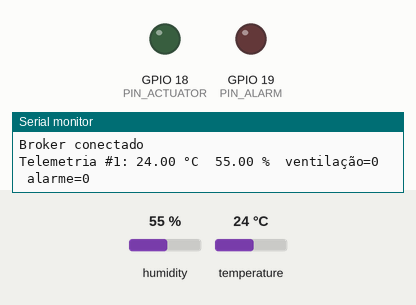
The program below on a simulated ESP32. Parts: output pins drawn as LEDs (lit = HIGH), the last lines printed to the serial monitor. The inputs (shaded band) are chosen by the test bench; at power-on: humidity 55 %, temperature 24 °C. WiFi joins after 1.5 s; servers stay silent unless stated; the local clock reads 2024-03-15 10:24:30 at power-on unless the program sets it; random numbers use the default seed unless the program sets one; EEPROM starts erased; no MQTT or app messages arrive unless stated.

Above: at 2.8 s.
2.9 s: humidity set to 31 %
12.8 s: humidity set to 28 %
At 14.6 s:
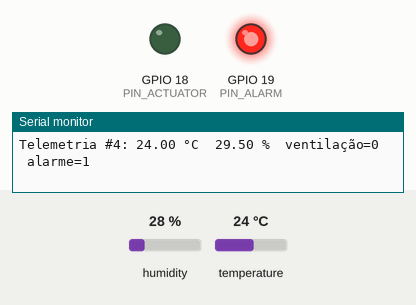
18.5 s: humidity set to 40 %
At 22.4 s:
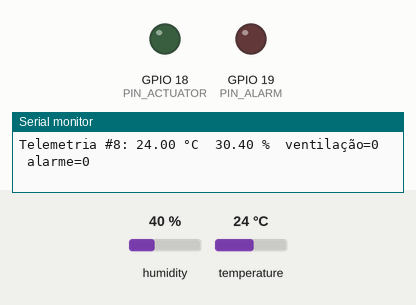
23.5 s: humidity set to 22 %
At 31.4 s:
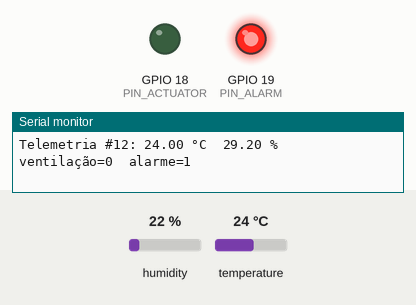
Timing chart, 0 to 32.5 s (numbered marks = the images above; inputs shaded):
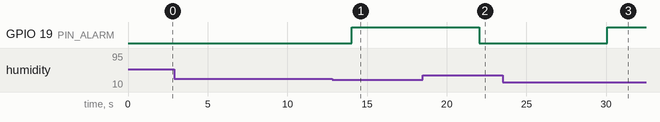

Measured:
- the behaviour switches between 30 and 29 % on humidity (found by bisection; images 0 and 1)
- after the input at 12.8 s, GPIO 19 (PIN_ALARM): LOW → HIGH after 1.2 s
- after the input at 18.5 s, GPIO 19 (PIN_ALARM): HIGH → LOW after 3.5 s
- after the input at 23.5 s, GPIO 19 (PIN_ALARM): LOW → HIGH after 6.6 s

The program:

main.cpp
```cpp
// Firmware do ESP32: DHT22 -> processamento na borda -> MQTT (TLS) -> nuvem, e comandos de volta.
//
// Hardware:
//   DHT22 dados .......... GPIO 4
//   Ventilação (relé/LED)  GPIO 18   atuador controlado pela nuvem
//   Alarme local (LED)     GPIO 19   aceso quando a borda detecta valor fora dos limites
//
// Tópicos: ambiente/<DEVICE_ID>/{telemetry,status,ack} (publica) e {cmd,config} (assina).
#include <Arduino.h>
#include <ArduinoJson.h>
#include <DHT.h>
#include <Preferences.h>
#include <PubSubClient.h>
#include <WiFi.h>
#include <WiFiClientSecure.h>
#include <sys/time.h>

#include "edge.h"
#include "secrets.h"

#define FW_VERSION "1.0.0"

const int PIN_DHT = 4;
const int PIN_ACTUATOR = 18;
const int PIN_ALARM = 19;
const unsigned long SAMPLE_MS = 2000;      // o DHT22 aceita no máximo 1 leitura a cada 2 s
const unsigned long FAILSAFE_MS = 30000;   // sem nuvem por esse tempo -> borda assume o controle

#if MQTT_USE_TLS
WiFiClientSecure net;
#else
WiFiClient net;
#endif
PubSubClient mqtt(net);
DHT dht(PIN_DHT, DHT22);
Preferences prefs;
EdgeFilter filter;
ReportPolicy policy;
Limits limits;

String topicBase, bootId;
unsigned long seq = 0;
bool actuator = false;
bool failsafe = false;  // atuador ligado pela própria borda, sem a nuvem
unsigned long lastSample = 0, lastMqttTry = 0, mqttDownSince = 0, mqttRetryMs = 2000;
float lastRawT = NAN, lastRawH = NAN;
int sensorErrors = 0;
String executed[10];  // últimos comandos executados (evita repetir em reentregas QoS 1)
int executedHead = 0;

// ---------- utilidades ----------

String topic(const char* kind) { return topicBase + "/" + kind; }

double round2(float v) { return round(v * 100.0) / 100.0; }

int64_t epochMs() {
  struct timeval tv;
  gettimeofday(&tv, nullptr);
  if (tv.tv_sec < 1600000000) return 0;  // NTP ainda não sincronizou
  return (int64_t)tv.tv_sec * 1000 + tv.tv_usec / 1000;
}

void setActuator(bool on) {
  actuator = on;
  digitalWrite(PIN_ACTUATOR, on ? HIGH : LOW);
}

void loadLimits() {
  prefs.begin("edge", true);
  Limits l;
  l.tempMin = prefs.getFloat("tmin", l.tempMin);
  l.tempMax = prefs.getFloat("tmax", l.tempMax);
  l.humMin = prefs.getFloat("hmin", l.humMin);
  l.humMax = prefs.getFloat("hmax", l.humMax);
  prefs.end();
  if (l.valid()) limits = l;
}

void saveLimits() {
  prefs.begin("edge", false);
  prefs.putFloat("tmin", limits.tempMin);
  prefs.putFloat("tmax", limits.tempMax);
  prefs.putFloat("hmin", limits.humMin);
  prefs.putFloat("hmax", limits.humMax);
  prefs.end();
}

// ---------- mensagens recebidas da nuvem ----------

void handleCommand(JsonDocument& doc) {
  const char* id = doc["id"] | "";
  const char* action = doc["action"] | "";
  bool on = strcmp(action, "on") == 0;
  if (strlen(id) != 32 || (!on && strcmp(action, "off") != 0)) {
    Serial.println("Comando inválido descartado");
    return;
  }
  bool seen = false;
  for (auto& e : executed) seen = seen || e == id;
  if (!seen) {
    setActuator(on);
    failsafe = false;  // a nuvem voltou a comandar
    executed[executedHead] = id;
    executedHead = (executedHead + 1) % 10;
    Serial.printf("Comando executado: ventilação %s\n", on ? "LIGADA" : "DESLIGADA");
  }
  JsonDocument ack;
  ack["id"] = id;
  ack["actuator"] = actuator;
  char buf[96];
  serializeJson(ack, buf);
  mqtt.publish(topic("ack").c_str(), buf);
}

void handleConfig(JsonDocument& doc) {
  Limits l;
  l.tempMin = doc["temp_min"] | NAN;
  l.tempMax = doc["temp_max"] | NAN;
  l.humMin = doc["hum_min"] | NAN;
  l.humMax = doc["hum_max"] | NAN;
  if (!l.valid()) {
    Serial.println("Limites inválidos ignorados");
    return;
  }
  limits = l;
  saveLimits();  // persiste para o modo de segurança funcionar mesmo após reiniciar sem rede
  Serial.printf("Limites: %.1f a %.1f °C, %.1f a %.1f %%\n", l.tempMin, l.tempMax, l.humMin, l.humMax);
}

void onMessage(char* t, byte* payload, unsigned int len) {
  JsonDocument doc;
  if (deserializeJson(doc, payload, len)) return;
  String tp(t);
  if (tp == topic("cmd")) handleCommand(doc);
  else if (tp == topic("config")) handleConfig(doc);
}

// ---------- conectividade (não bloqueante) ----------

void ensureMqtt(unsigned long now) {
  if (mqtt.connected()) {
    mqttDownSince = 0;
    return;
  }
  if (mqttDownSince == 0) mqttDownSince = now;
  if (WiFi.status() != WL_CONNECTED || now - lastMqttTry < mqttRetryMs) return;
  lastMqttTry = now;
  String clientId = String(DEVICE_ID) + "-" + bootId.substring(0, 6);
  Serial.printf("Conectando ao broker %s:%d...\n", MQTT_HOST, MQTT_PORT);
  // Last Will: se o ESP32 cair, o broker publica offline (retido) no lugar dele.
  if (mqtt.connect(clientId.c_str(), MQTT_USER, MQTT_PASSWORD, topic("status").c_str(), 1, true, "{\"online\":false}")) {
    mqttRetryMs = 2000;
    String status = String("{\"online\":true,\"fw\":\"" FW_VERSION "\",\"ip\":\"") + WiFi.localIP().toString() + "\"}";
    mqtt.publish(topic("status").c_str(), status.c_str(), true);
    mqtt.subscribe(topic("cmd").c_str(), 1);
    mqtt.subscribe(topic("config").c_str(), 1);
    Serial.println("Broker conectado");
  } else {
    mqttRetryMs = min(mqttRetryMs * 2, 30000UL);  // backoff exponencial
    Serial.printf("Falha MQTT (estado %d), nova tentativa em %lus\n", mqtt.state(), mqttRetryMs / 1000);
  }
}

// ---------- ciclo de medição ----------

void sampleAndPublish(unsigned long now) {
  float rawT = dht.readTemperature();
  float rawH = dht.readHumidity();
  if (!isnan(rawT) && !isnan(rawH)) {
    sensorErrors = 0;
    lastRawT = rawT;
    lastRawH = rawH;
  } else if (++sensorErrors % 5 == 1) {
    Serial.printf("Falha ao ler o DHT22 (%d seguidas). Verifique a ligação no GPIO %d.\n", sensorErrors, PIN_DHT);
  }
  filter.add(rawT, rawH);  // leituras inválidas são contadas como descarte
  if (!filter.ready()) return;
  float t = filter.avgT(), h = filter.avgH();

  // Decisões locais, mesmo sem nuvem.
  bool alarm = t > limits.tempMax || t < limits.tempMin || h > limits.humMax || h < limits.humMin;
  digitalWrite(PIN_ALARM, alarm ? HIGH : LOW);
  bool cloudLost = mqttDownSince != 0 && now - mqttDownSince > FAILSAFE_MS;
  if (cloudLost && t > limits.tempMax && !actuator) {
    setActuator(true);
    failsafe = true;
    Serial.println("Sem nuvem e temperatura alta: ventilação ligada pela borda");
  }
  if (failsafe && t <= limits.tempMax - 1.0) {
    setActuator(false);
    failsafe = false;
    Serial.println("Temperatura normalizada: modo de segurança encerrado");
  }

  if (!mqtt.connected() || !policy.shouldSend(t, h, actuator, alarm, now)) return;
  JsonDocument doc;
  doc["boot_id"] = bootId;
  doc["seq"] = ++seq;
  doc["ts"] = epochMs();
  doc["temperature"] = round2(t);
  doc["humidity"] = round2(h);
  doc["raw_temperature"] = round2(lastRawT);
  doc["raw_humidity"] = round2(lastRawH);
  doc["actuator"] = actuator;
  JsonObject edge = doc["edge"].to<JsonObject>();
  edge["alarm"] = alarm;
  edge["failsafe"] = failsafe;
  edge["discarded"] = filter.takeDiscarded();
  char buf[320];
  size_t n = serializeJson(doc, buf);
  if (mqtt.publish(topic("telemetry").c_str(), (const uint8_t*)buf, n)) {
    policy.sent(t, h, actuator, alarm, now);
    Serial.printf("Telemetria #%lu: %.2f °C  %.2f %%  ventilação=%d  alarme=%d\n", seq, t, h, actuator, alarm);
  }
}

void setup() {
  Serial.begin(115200);
  pinMode(PIN_ACTUATOR, OUTPUT);
  pinMode(PIN_ALARM, OUTPUT);
  setActuator(false);
  digitalWrite(PIN_ALARM, LOW);
  dht.begin();
  loadLimits();

  char id[17];
  snprintf(id, sizeof(id), "%08lx%08lx", (unsigned long)esp_random(), (unsigned long)esp_random());
  bootId = id;
  topicBase = String(TOPIC_PREFIX) + "/" + DEVICE_ID;

  WiFi.mode(WIFI_STA);
  WiFi.setAutoReconnect(true);
  WiFi.begin(WIFI_SSID, WIFI_PASSWORD);
  configTime(0, 0, "pool.ntp.org", "time.google.com");  // horário para medir latência

#if MQTT_USE_TLS
  net.setCACert(ROOT_CA);
#endif
  mqtt.setServer(MQTT_HOST, MQTT_PORT);
  mqtt.setCallback(onMessage);
  mqtt.setBufferSize(512);
  mqtt.setKeepAlive(30);  // tolera lentidão (ex.: simulação no Wokwi); quedas reais o back-end detecta pela falta de telemetria
  mqtt.setSocketTimeout(5);
  Serial.printf("Dispositivo %s (fw %s) iniciado\n", DEVICE_ID, FW_VERSION);
}

void loop() {
  unsigned long now = millis();
  ensureMqtt(now);
  mqtt.loop();
  if (now - lastSample >= SAMPLE_MS) {
    lastSample = now;
    sampleAndPublish(now);
  }
  delay(10);
}
```

secrets.example.h
```cpp
// Copie para secrets.h (que não vai para o git) e preencha.
#pragma once

#define DEVICE_ID "esp32-sala-01"  // também é o usuário MQTT
#define TOPIC_PREFIX "ambiente"

#define WIFI_SSID "Wokwi-GUEST"  // no Wokwi use Wokwi-GUEST sem senha
#define WIFI_PASSWORD ""

// Broker gerenciado com TLS (HiveMQ Cloud): porta 8883 e MQTT_USE_TLS 1.
// Mosquitto local do docker compose: IP do computador, porta 1883 e MQTT_USE_TLS 0.
#define MQTT_HOST "SEU-CLUSTER.s1.eu.hivemq.cloud"
#define MQTT_PORT 8883
#define MQTT_USE_TLS 1
#define MQTT_USER DEVICE_ID
#define MQTT_PASSWORD "troque-senha-esp32"

// Certificado raiz ISRG Root X1 (Let's Encrypt), usado pelo HiveMQ Cloud. Válido até 2035.
static const char ROOT_CA[] = R"PEM(
-----BEGIN CERTIFICATE-----
MIIFazCCA1OgAwIBAgIRAIIQz7DSQONZRGPgu2OCiwAwDQYJKoZIhvcNAQELBQAw
TzELMAkGA1UEBhMCVVMxKTAnBgNVBAoTIEludGVybmV0IFNlY3VyaXR5IFJlc2Vh
cmNoIEdyb3VwMRUwEwYDVQQDEwxJU1JHIFJvb3QgWDEwHhcNMTUwNjA0MTEwNDM4
WhcNMzUwNjA0MTEwNDM4WjBPMQswCQYDVQQGEwJVUzEpMCcGA1UEChMgSW50ZXJu
ZXQgU2VjdXJpdHkgUmVzZWFyY2ggR3JvdXAxFTATBgNVBAMTDElTUkcgUm9vdCBY
MTCCAiIwDQYJKoZIhvcNAQEBBQADggIPADCCAgoCggIBAK3oJHP0FDfzm54rVygc
h77ct984kIxuPOZXoHj3dcKi/vVqbvYATyjb3miGbESTtrFj/RQSa78f0uoxmyF+
0TM8ukj13Xnfs7j/EvEhmkvBioZxaUpmZmyPfjxwv60pIgbz5MDmgK7iS4+3mX6U
A5/TR5d8mUgjU+g4rk8Kb4Mu0UlXjIB0ttov0DiNewNwIRt18jA8+o+u3dpjq+sW
T8KOEUt+zwvo/7V3LvSye0rgTBIlDHCNAymg4VMk7BPZ7hm/ELNKjD+Jo2FR3qyH
B5T0Y3HsLuJvW5iB4YlcNHlsdu87kGJ55tukmi8mxdAQ4Q7e2RCOFvu396j3x+UC
B5iPNgiV5+I3lg02dZ77DnKxHZu8A/lJBdiB3QW0KtZB6awBdpUKD9jf1b0SHzUv
KBds0pjBqAlkd25HN7rOrFleaJ1/ctaJxQZBKT5ZPt0m9STJEadao0xAH0ahmbWn
OlFuhjuefXKnEgV4We0+UXgVCwOPjdAvBbI+e0ocS3MFEvzG6uBQE3xDk3SzynTn
jh8BCNAw1FtxNrQHusEwMFxIt4I7mKZ9YIqioymCzLq9gwQbooMDQaHWBfEbwrbw
qHyGO0aoSCqI3Haadr8faqU9GY/rOPNk3sgrDQoo//fb4hVC1CLQJ13hef4Y53CI
rU7m2Ys6xt0nUW7/vGT1M0NPAgMBAAGjQjBAMA4GA1UdDwEB/wQEAwIBBjAPBgNV
HRMBAf8EBTADAQH/MB0GA1UdDgQWBBR5tFnme7bl5AFzgAiIyBpY9umbbjANBgkq
hkiG9w0BAQsFAAOCAgEAVR9YqbyyqFDQDLHYGmkgJykIrGF1XIpu+ILlaS/V9lZL
ubhzEFnTIZd+50xx+7LSYK05qAvqFyFWhfFQDlnrzuBZ6brJFe+GnY+EgPbk6ZGQ
3BebYhtF8GaV0nxvwuo77x/Py9auJ/GpsMiu/X1+mvoiBOv/2X/qkSsisRcOj/KK
NFtY2PwByVS5uCbMiogziUwthDyC3+6WVwW6LLv3xLfHTjuCvjHIInNzktHCgKQ5
ORAzI4JMPJ+GslWYHb4phowim57iaztXOoJwTdwJx4nLCgdNbOhdjsnvzqvHu7Ur
TkXWStAmzOVyyghqpZXjFaH3pO3JLF+l+/+sKAIuvtd7u+Nxe5AW0wdeRlN8NwdC
jNPElpzVmbUq4JUagEiuTDkHzsxHpFKVK7q4+63SM1N95R1NbdWhscdCb+ZAJzVc
oyi3B43njTOQ5yOf+1CceWxG1bQVs5ZufpsMljq4Ui0/1lvh+wjChP4kqKOJ2qxq
4RgqsahDYVvTH9w7jXbyLeiNdd8XM2w9U/t7y0Ff/9yi0GE44Za4rF2LN9d11TPA
mRGunUHBcnWEvgJBQl9nJEiU0Zsnvgc/ubhPgXRR4Xq37Z0j4r7g1SgEEzwxA57d
emyPxgcYxn/eR44/KJ4EBs+lVDR3veyJm+kXQ99b21/+jh5Xos1AnX5iItreGCc=
-----END CERTIFICATE-----
)PEM";
```

edge.h
```cpp
// Processamento na borda (Edge Computing): validação, rejeição de picos e média móvel.
// C++ puro, sem dependência do Arduino, para facilitar entendimento e testes.
#pragma once
#include <math.h>

struct Limits {
  float tempMin = 15, tempMax = 30, humMin = 30, humMax = 70;

  bool valid() const {
    return tempMin >= -40 && tempMax <= 80 && tempMin < tempMax &&
           humMin >= 0 && humMax <= 100 && humMin < humMax;
  }
};

class EdgeFilter {
 public:
  static const int WINDOW = 5;          // tamanho da média móvel
  static constexpr float SPIKE_T = 5;   // salto máximo aceito entre leituras (°C)
  static constexpr float SPIKE_H = 15;  // salto máximo aceito entre leituras (%)
  static const int SPIKE_CONFIRM = 3;   // saltos seguidos = mudança real, não ruído

  // Devolve true se a leitura foi aceita. Leituras rejeitadas incrementam discarded.
  bool add(float t, float h) {
    if (isnan(t) || isnan(h) || t < -40 || t > 80 || h < 0 || h > 100) {
      discarded++;
      return false;
    }
    if (count >= 3 && (fabsf(t - avgT()) > SPIKE_T || fabsf(h - avgH()) > SPIKE_H)) {
      if (++spikes < SPIKE_CONFIRM) {
        discarded++;
        return false;
      }
      count = 0;  // o salto se confirmou: recomeça a média a partir do novo patamar
    }
    spikes = 0;
    temps[head] = t;
    hums[head] = h;
    head = (head + 1) % WINDOW;
    if (count < WINDOW) count++;
    return true;
  }

  bool ready() const { return count > 0; }
  float avgT() const { return avg(temps); }
  float avgH() const { return avg(hums); }

  // Número de leituras descartadas desde a última chamada (enviado na telemetria).
  int takeDiscarded() {
    int d = discarded;
    discarded = 0;
    return d;
  }

 private:
  float temps[WINDOW] = {0};
  float hums[WINDOW] = {0};
  int head = 0, count = 0, spikes = 0, discarded = 0;

  float avg(const float* v) const {
    if (count == 0) return NAN;
    float s = 0;
    // As `count` posições mais recentes terminam em head-1.
    for (int i = 0; i < count; i++) s += v[(head - 1 - i + WINDOW) % WINDOW];
    return s / count;
  }
};

// Decide se vale a pena publicar agora (report by exception):
// envia quando o valor muda o suficiente, quando há alarme, ou como "batimento" periódico.
struct ReportPolicy {
  static constexpr float DELTA_T = 0.3;            // °C
  static constexpr float DELTA_H = 1.0;            // %
  static const unsigned long HEARTBEAT_MS = 10000;  // envio mínimo mesmo sem mudança
  static const unsigned long ALARM_MS = 2000;       // em alarme, envia a cada leitura

  float lastT = NAN, lastH = NAN;
  bool lastActuator = false, lastAlarm = false;
  unsigned long lastSent = 0;
  bool sentOnce = false;

  bool shouldSend(float t, float h, bool actuator, bool alarm, unsigned long now) const {
    if (!sentOnce || actuator != lastActuator || alarm != lastAlarm) return true;
    unsigned long elapsed = now - lastSent;
    if (alarm && elapsed >= ALARM_MS) return true;
    if (elapsed >= HEARTBEAT_MS) return true;
    return fabsf(t - lastT) >= DELTA_T || fabsf(h - lastH) >= DELTA_H;
  }

  void sent(float t, float h, bool actuator, bool alarm, unsigned long now) {
    lastT = t;
    lastH = h;
    lastActuator = actuator;
    lastAlarm = alarm;
    lastSent = now;
    sentOnce = true;
  }
};
```
